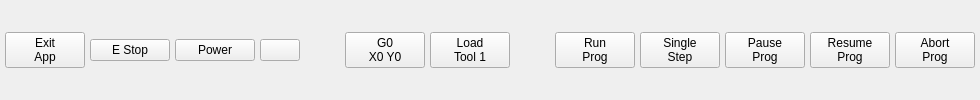
        <widget class="QWidget" name="horizontalWidget" native="true">
         <layout class="QHBoxLayout" name="horizontalLayout_2">
          <property name="spacing">
           <number>5</number>
          </property>
          <property name="leftMargin">
           <number>5</number>
          </property>
          <property name="topMargin">
           <number>5</number>
          </property>
          <property name="rightMargin">
           <number>5</number>
          </property>
          <property name="bottomMargin">
           <number>5</number>
          </property>
          <item>
           <widget class="QPushButton" name="exitAppBtn">
            <property name="text">
             <string>Exit
App</string>
            </property>
           </widget>
          </item>
          <item>
           <widget class="ActionButton" name="actionbutton">
            <property name="text">
             <string>E Stop</string>
            </property>
            <property name="rules" stdset="0">
             <string>[{&quot;channels&quot;: [{&quot;url&quot;: &quot;status:estop&quot;, &quot;trigger&quot;: true}], &quot;property&quot;: &quot;Style Sheet&quot;, &quot;expression&quot;: &quot;'border-color: #00EE00' if ch[0] == 0 else 'border-color: #FF0000'&quot;, &quot;name&quot;: &quot;Border Color&quot;}]</string>
            </property>
            <property name="actionName" stdset="0">
             <string>machine.estop.toggle</string>
            </property>
           </widget>
          </item>
          <item>
           <widget class="ActionButton" name="actionbutton_2">
            <property name="text">
             <string>Power</string>
            </property>
            <property name="checkable">
             <bool>true</bool>
            </property>
            <property name="actionName" stdset="0">
             <string>machine.power.toggle</string>
            </property>
           </widget>
          </item>
          <item>
           <widget class="ActionButton" name="actionbutton_3">
            <property name="rules" stdset="0">
             <string>[{&quot;channels&quot;: [{&quot;url&quot;: &quot;status:all_axes_homed&quot;, &quot;trigger&quot;: true}], &quot;property&quot;: &quot;Text&quot;, &quot;expression&quot;: &quot;'Homed' if ch[0] else 'Home\\nAll'&quot;, &quot;name&quot;: &quot;New Rule&quot;}, {&quot;channels&quot;: [{&quot;url&quot;: &quot;status:all_axes_homed&quot;, &quot;trigger&quot;: true}], &quot;property&quot;: &quot;Style Sheet&quot;, &quot;expression&quot;: &quot;'border-color: #00FF00' if ch[0] else ''&quot;, &quot;name&quot;: &quot;New Rule&quot;}]</string>
            </property>
            <property name="actionName" stdset="0">
             <string>machine.home.all</string>
            </property>
           </widget>
          </item>
          <item>
           <spacer name="horizontalSpacer_6">
            <property name="orientation">
             <enum>Qt::Horizontal</enum>
            </property>
            <property name="sizeHint" stdset="0">
             <size>
              <width>40</width>
              <height>20</height>
             </size>
            </property>
           </spacer>
          </item>
          <item>
           <widget class="MDIButton" name="mdibutton_2">
            <property name="text">
             <string>G0
X0 Y0</string>
            </property>
            <property name="MDICommand" stdset="0">
             <string>G0X0Y0</string>
            </property>
           </widget>
          </item>
          <item>
           <widget class="MDIButton" name="mdibutton">
            <property name="text">
             <string>Load
Tool 1</string>
            </property>
            <property name="MDICommand" stdset="0">
             <string>T1M6G43</string>
            </property>
           </widget>
          </item>
          <item>
           <spacer name="horizontalSpacer">
            <property name="orientation">
             <enum>Qt::Horizontal</enum>
            </property>
            <property name="sizeHint" stdset="0">
             <size>
              <width>40</width>
              <height>20</height>
             </size>
            </property>
           </spacer>
          </item>
          <item>
           <widget class="ActionButton" name="actionbutton_5">
            <property name="text">
             <string>Run
Prog</string>
            </property>
            <property name="actionName" stdset="0">
             <string>program.run</string>
            </property>
           </widget>
          </item>
          <item>
           <widget class="ActionButton" name="actionbutton_7">
            <property name="text">
             <string>Single
Step</string>
            </property>
            <property name="actionName" stdset="0">
             <string>program.step</string>
            </property>
           </widget>
          </item>
          <item>
           <widget class="ActionButton" name="actionbutton_8">
            <property name="text">
             <string>Pause
Prog</string>
            </property>
            <property name="actionName" stdset="0">
             <string>program.pause</string>
            </property>
           </widget>
          </item>
          <item>
           <widget class="ActionButton" name="actionbutton_6">
            <property name="text">
             <string>Resume
Prog</string>
            </property>
            <property name="actionName" stdset="0">
             <string>program.resume</string>
            </property>
           </widget>
          </item>
          <item>
           <widget class="ActionButton" name="actionbutton_4">
            <property name="text">
             <string>Abort
Prog</string>
            </property>
            <property name="actionName" stdset="0">
             <string>program.abort</string>
            </property>
           </widget>
          </item>
         </layout>
        </widget>
